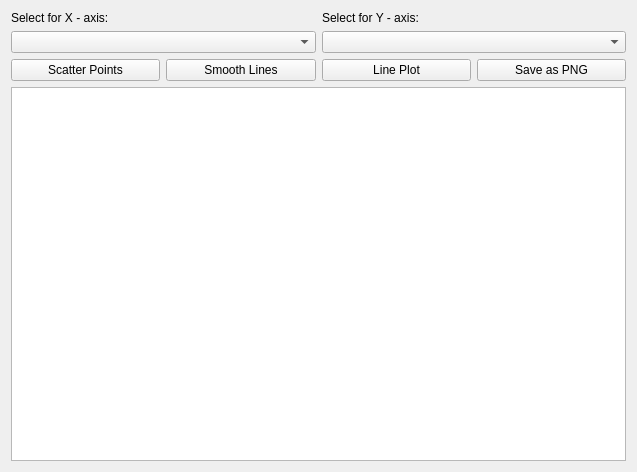
<?xml version="1.0" encoding="UTF-8"?>
<ui version="4.0">
 <class>Form</class>
 <widget class="QWidget" name="Form">
  <property name="geometry">
   <rect>
    <x>0</x>
    <y>0</y>
    <width>637</width>
    <height>472</height>
   </rect>
  </property>
  <property name="windowTitle">
   <string>Form</string>
  </property>
  <layout class="QGridLayout" name="gridLayout">
   <item row="0" column="0">
    <widget class="QLabel" name="label">
     <property name="text">
      <string>Select for X - axis:</string>
     </property>
    </widget>
   </item>
   <item row="2" column="3">
    <widget class="QPushButton" name="savePNG">
     <property name="text">
      <string>Save as PNG</string>
     </property>
    </widget>
   </item>
   <item row="3" column="0" colspan="4">
    <widget class="QGraphicsView" name="graphicsView"/>
   </item>
   <item row="0" column="2">
    <widget class="QLabel" name="label_2">
     <property name="text">
      <string>Select for Y - axis:</string>
     </property>
    </widget>
   </item>
   <item row="2" column="2">
    <widget class="QPushButton" name="linePlot">
     <property name="text">
      <string>Line Plot</string>
     </property>
    </widget>
   </item>
   <item row="2" column="0">
    <widget class="QPushButton" name="scatterPoint">
     <property name="text">
      <string>Scatter Points</string>
     </property>
    </widget>
   </item>
   <item row="2" column="1">
    <widget class="QPushButton" name="smoothLine">
     <property name="text">
      <string>Smooth Lines</string>
     </property>
    </widget>
   </item>
   <item row="1" column="0" colspan="2">
    <widget class="QComboBox" name="selectX"/>
   </item>
   <item row="1" column="2" colspan="2">
    <widget class="QComboBox" name="selectY"/>
   </item>
  </layout>
 </widget>
 <resources/>
 <connections/>
</ui>
